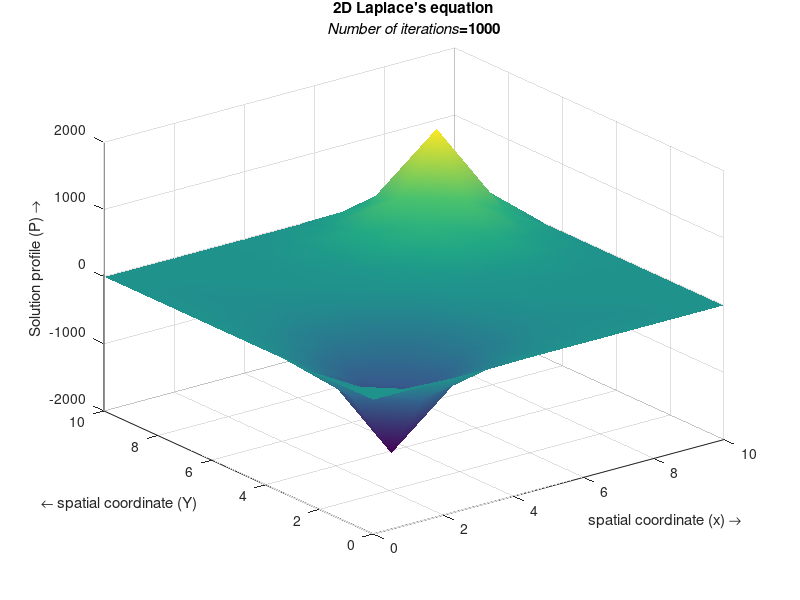

This chart was generated by the following MATLAB code:
%% Matlab code to solve 2D Poissons equation by FDM
%Numerical scheme used is 5 point differencing method also called as 5
%point stencil

clc;clear all;close all;

%% Setting parameters

lx=10; %length in x direction
ly=10; %length in y direction
nx=10; %no of steps in x
ny=10; %no of steps in y
niter=1000; %no of iterations
dx=lx/(nx-1); %width of space step(x)
dy=ly/(ny-1); %width of space step(y)
x=0:dx:lx; %Range of (0,10) 
y=0:dy:ly;

%% Source functions(as poisson has source present)
f=zeros(nx,ny);
f(round(nx/4),round(ny/4))=3000;
f(round(3*nx/4),round(3*ny/4))=-3000;


%% Intial conditions
p=zeros(ny,nx);
pn=zeros(ny,nx);

%% Boundary conditions(Dirichlet conditions)
p(:,1)=0;
p(:,nx)=0;
p(1,:)=0;
p(ny,:)=0;


%% 5 point stencil
i=2:nx-1;
j=2:ny-1
for it=1:niter
    pn=p;
    p(i,j)=((dy^2*(pn(i+1,j)+pn(i-1,j)))+(dx^2*(pn(i,j+1)+pn(i,j-1)))-(f(i,j)*dx^2*dy^2))/(2*(dx^2+dy^2));
end
    
%% Plotting the solution
surf(x,y,p,'EdgeColor','none');
shading interp
title({'2D Laplace''s equation';['{\itNumber of iterations}=',num2str(it)]})
xlabel('spatial coordinate (x) \rightarrow')
ylabel('{\leftarrow} spatial coordinate (Y)')
zlabel('Solution profile (P) \rightarrow')

    
